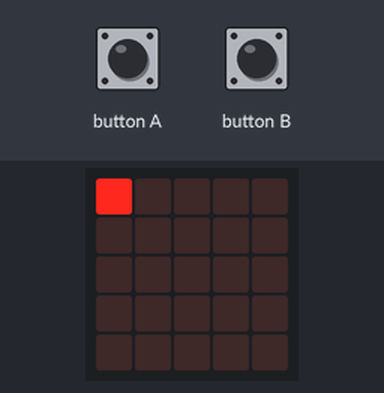
A program run on a simulated BBC micro:bit (MakeCode). Parts: the board's 5×5 LED display. Inputs (shaded band) come from the test bench.

Above: at 1.26 s.
1.3 s: button A pressed for 0.15 s
At 2.6 s:
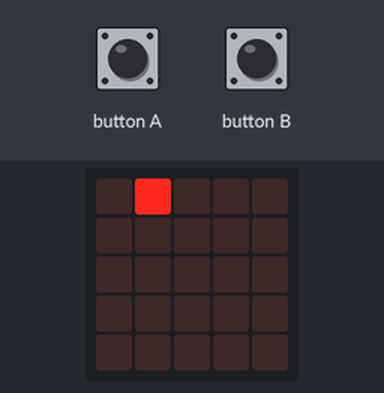
2.9 s: button B pressed for 0.15 s
At 3.8 s:
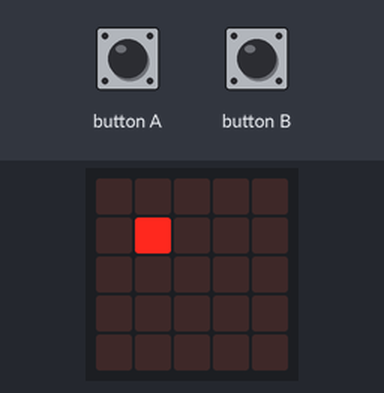
4.5 s: button A pressed for 0.15 s
At 5.0 s:
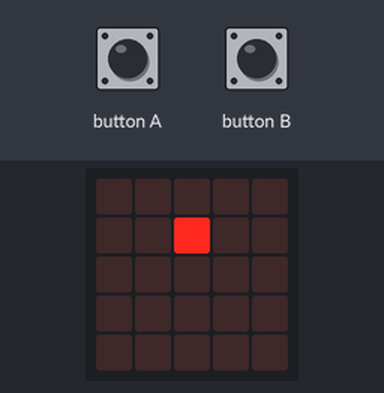
6.1 s: button B pressed for 0.15 s
At 6.44 s:
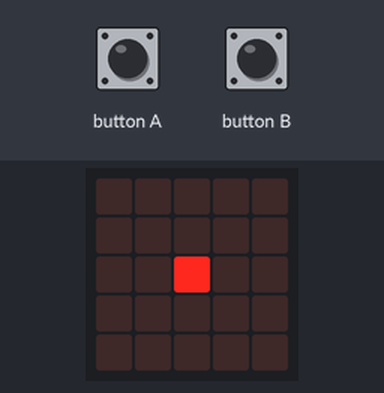
6.8 s: button A pressed for 0.15 s
At 8.0 s:
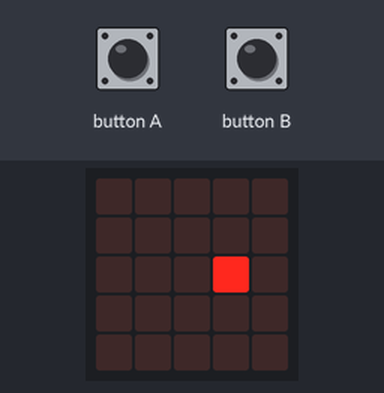
8.4 s: button B pressed for 0.15 s
At 9.2 s:
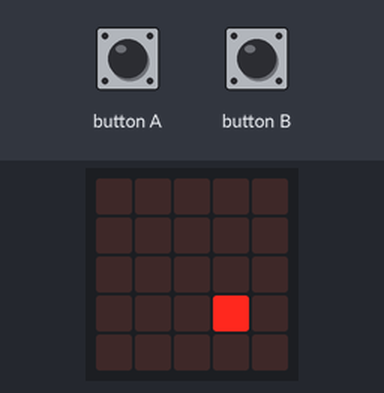
Timing chart, 0 to 11.0 s (numbered marks = the images above; inputs shaded):
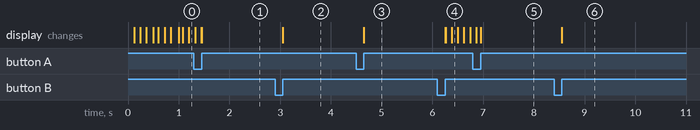

Measured:
- after the input at 1.3 s, the display: first differs from a run without the input after 0.15 s (image 1)
- after the input at 2.9 s, the display: changes after 0.15 s (image 2)
- after the input at 4.5 s, the display: changes after 0.15 s (image 3)
- after the input at 6.1 s, the display: changes after 0.15 s (image 4)
- after the input at 6.8 s, the display: first differs from a run without the input after 0.15 s (image 5)
- after the input at 8.4 s, the display: changes after 0.15 s (image 6)

The program:

main.ts
```typescript
let x = 0
let y = 0
input.onButtonPressed(Button.A, function () {
    led.unplot(x, y)
    x += 1
    if (x == 5) {
        x = 0
    }
    led.plot(x, y)
})
input.onButtonPressed(Button.B, function () {
    led.unplot(x, y)
    y += 1
    if (y == 5) {
        y = 0
    }
    led.plot(x, y)
})
basic.forever(function () {
    if (x == 2 && y == 2) {
        led.toggle(x, y)
        basic.pause(100)
    } else if (x == 0 || y == 4) {
        led.toggle(x, y)
        basic.pause(100)
    }
})
```

test.ts
```typescript
// tests gaan hier; deze zal niet worden gecompileerd wanneer dit pakket wordt gebruikt als extensie.
```
